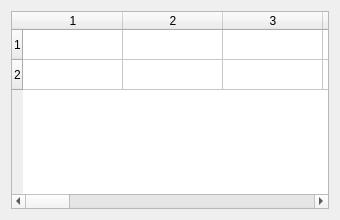
<?xml version="1.0" encoding="UTF-8"?>
<ui version="4.0"><class>Dialog</class><widget class="QDialog" name="Dialog"><property name="geometry"><rect><x>0</x><y>0</y><width>340</width><height>220</height></rect></property><property name="windowTitle"><string>#108 tables/193_wide_short</string></property><layout class="QVBoxLayout" name="verticalLayout"><property name="leftMargin"><number>11</number></property><property name="topMargin"><number>11</number></property><property name="rightMargin"><number>11</number></property><property name="bottomMargin"><number>11</number></property><property name="spacing"><number>6</number></property><item><widget class="QTableWidget" name="table"><property name="rowCount"><number>2</number></property><property name="columnCount"><number>20</number></property></widget></item></layout></widget></ui>
